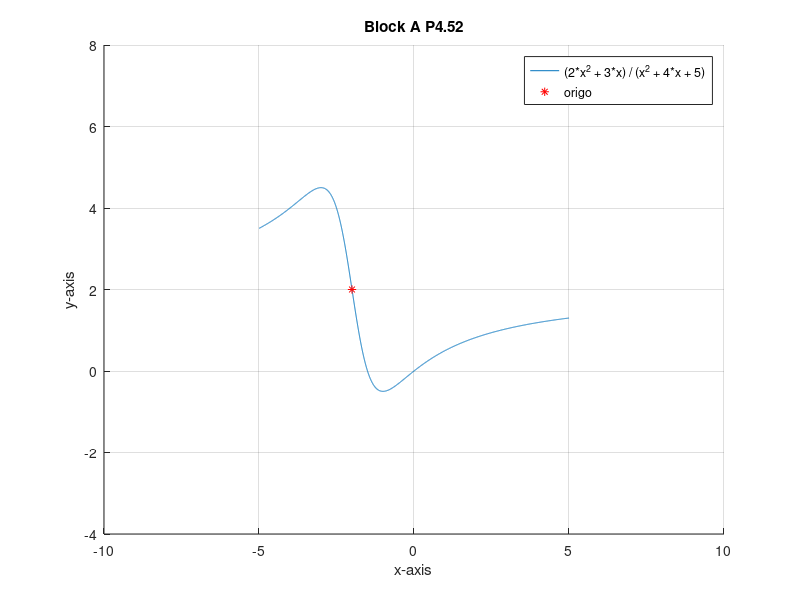

Write the MATLAB code that produced this figure.
% plot function
%f = @(x) (2*x^2 + 3*x) / (x^2 + 4*x + 5); non vectorized
f = @(x) (2*(x.^2) + 3*x) ./ (x.^2 + 4*x + 5);
hold on
fplot(f)
plot(-2, f(-2), 'r*') % origin
hold off


% style plot
grid on
axis([-10 10 -4 8])
legend("(2*x^2 + 3*x) / (x^2 + 4*x + 5)", "origo");
title("Block A P4.52")
xlabel("x-axis")
ylabel("y-axis")
